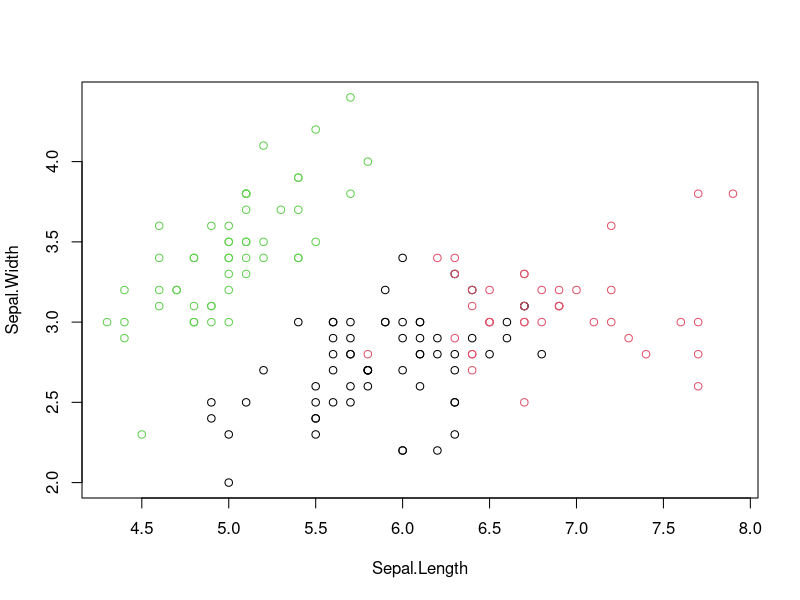
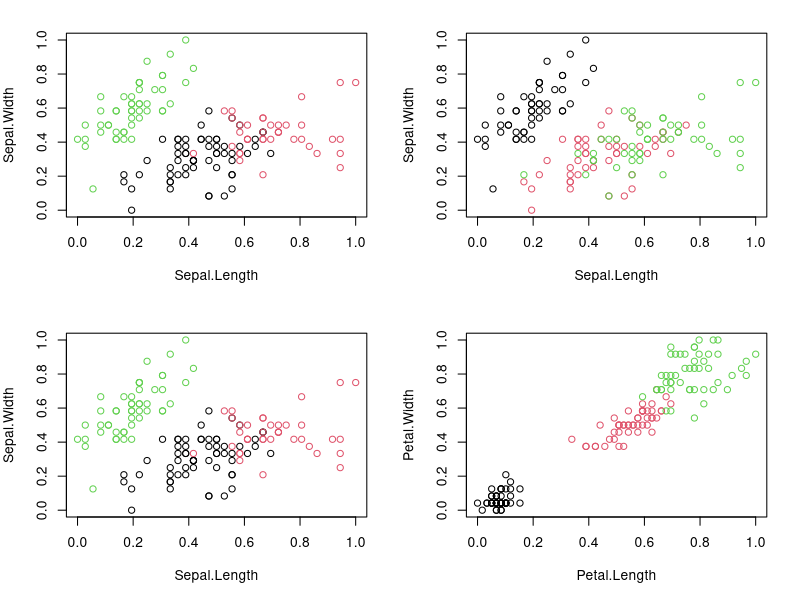
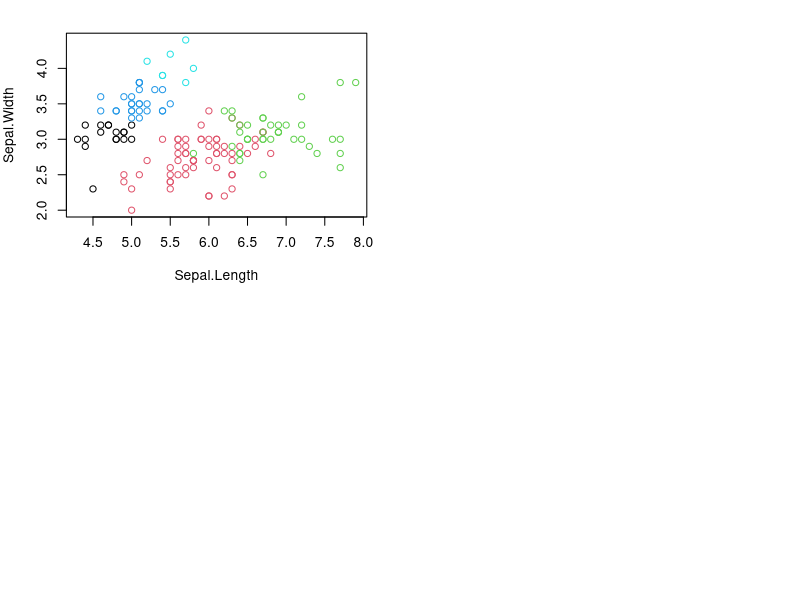
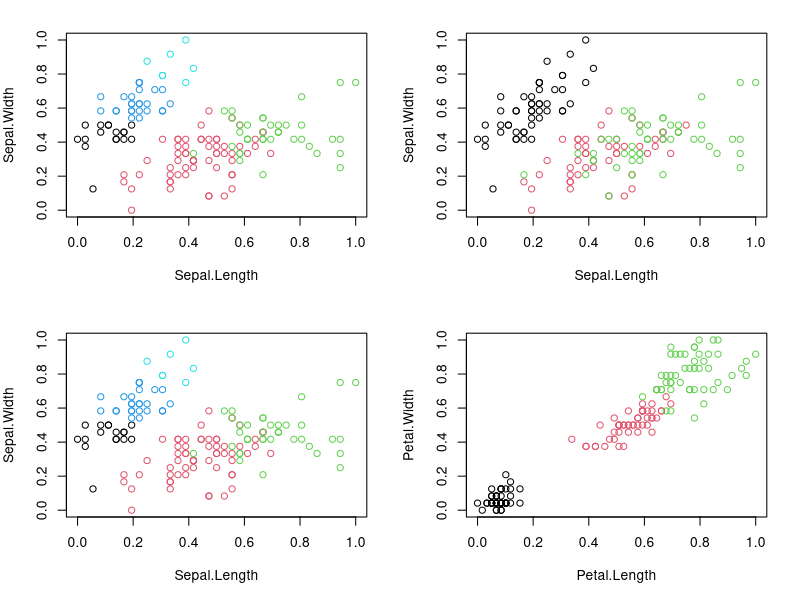

Write the R code that produced these figures, in order.
## ---- chunk 1
knitr::opts_chunk$set(echo = TRUE)
## ---- chunk 2
library(data.table)
library(dplyr)
library(tidyverse)
library(ggplot2)
## ---- chunk 3
require("datasets")
## ---- chunk 4
data("iris")
## ---- chunk 5
str(iris)
## ---- chunk 6
summary(iris)
## ---- chunk 7
head(iris)
## ---- chunk 8
iris.new<- iris[, c(1, 2, 3, 4)]
iris.class<- iris[, "Species"]
head(iris.new)
## ---- chunk 9
head(iris.class)
## ---- chunk 10
normalize <- function(x){
  return ((x-min(x)) / (max(x)-min(x)))
}

iris.new$Sepal.Length<- normalize(iris.new$Sepal.Length)
iris.new$Sepal.Width<- normalize(iris.new$Sepal.Width)
iris.new$Petal.Length<- normalize(iris.new$Petal.Length)
iris.new$Petal.Width<- normalize(iris.new$Petal.Width)
head(iris.new)
## ---- chunk 11
result<- kmeans(iris.new,3) 
## ---- chunk 12
result$size 
## ---- chunk 13
result$centers 
## ---- chunk 14
result$cluster
## ---- chunk 15
plot(iris[,1:2], col = result$cluster) 
## ---- chunk 16
par(mfrow = c(2,2), mar = c(5,4,2,2))
## ---- chunk 17
plot(iris.new[c(1,2)], col = result$cluster)
## ---- chunk 18
plot(iris.new[c(1,2)], col = iris.class)
## ---- chunk 19
plot(iris.new[c(1,2)], col = result$cluster)
plot(iris.new[c(3,4)], col = iris.class)
## ---- chunk 20
table(result$cluster, iris.class)
## ---- chunk 21
result<- kmeans(iris.new,5) 
## ---- chunk 22
result$size 
## ---- chunk 23
result$centers 
## ---- chunk 24
result$cluster
## ---- chunk 25
plot(iris[,1:2], col = result$cluster) 
## ---- chunk 26
par(mfrow = c(2,2), mar = c(5,4,2,2))
## ---- chunk 27
plot(iris.new[c(1,2)], col = result$cluster)
## ---- chunk 28
plot(iris.new[c(1,2)], col = iris.class)
## ---- chunk 29
plot(iris.new[c(1,2)], col = result$cluster)
plot(iris.new[c(3,4)], col = iris.class)
## ---- chunk 30
table(result$cluster, iris.class)
